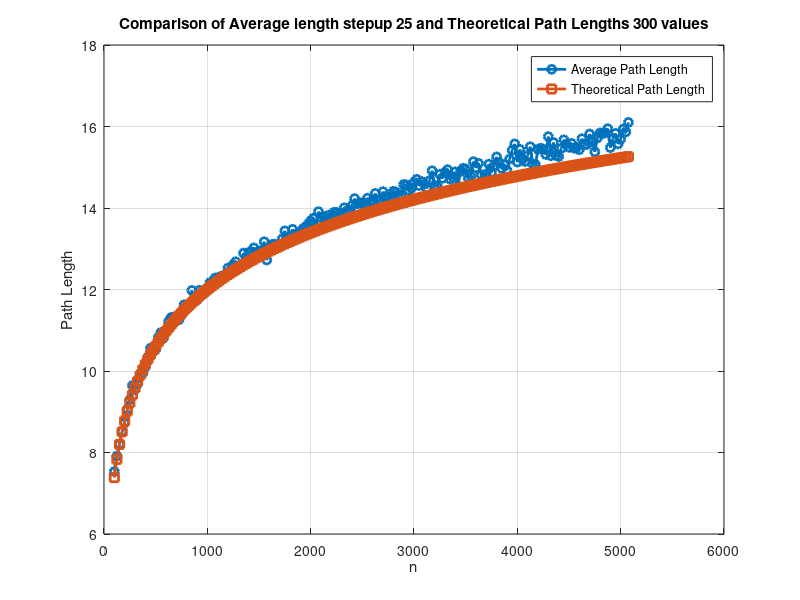

The MATLAB script that drew this image:
% Given data
data = [
    100, 7.533, 7.384960103786868;
    125, 7.913, 7.832440155680301;
    150, 8.202, 8.198057979789274;
    175, 8.512, 8.507183445446937;
    200, 8.731, 8.774960103786867;
    225, 9.059, 9.011155855791682;
    250, 9.294, 9.2224401556803;
    275, 9.643, 9.41357005369271;
    300, 9.545, 9.588057979789273;
    325, 9.685, 9.748571312002985;
    350, 9.882, 9.897183445446936;
    375, 9.945, 10.035538031682707;
    400, 10.102, 10.164960103786868;
    425, 10.341, 10.28653345312484;
    450, 10.56, 10.401155855791682;
    475, 10.53, 10.50957934747345;
    500, 10.527, 10.6124401556803;
    525, 10.824, 10.710281321449344;
    550, 10.942, 10.80357005369271;
    575, 10.808, 10.892711222706117;
    600, 10.967, 10.978057979789275;
    625, 11.216, 11.059920207573734;
    650, 11.313, 11.138571312002986;
    675, 11.323, 11.21425373179409;
    700, 11.331, 11.287183445446937;
    725, 11.256, 11.357553687014192;
    750, 11.376, 11.42553803168271;
    775, 11.624, 11.491292975224624;
    800, 11.564, 11.554960103786867;
    825, 11.592, 11.616667929695115;
    850, 11.978, 11.676533453124842;
    875, 11.727, 11.73466349734037;
    900, 11.747, 11.791155855791681;
    925, 11.982, 11.846100282011108;
    950, 11.884, 11.899579347473452;
    975, 11.92, 11.951669188005393;
    1000, 12.031, 12.0024401556803;
    1025, 12.17, 12.051957390206006;
    1050, 12.144, 12.100281321449344;
    1075, 12.281, 12.147468112822782;
    1100, 12.268, 12.19357005369271;
    1125, 12.315, 12.238635907685115;
    1150, 12.333, 12.282711222706114;
    1175, 12.332, 12.325838607618783;
    1200, 12.527, 12.368057979789272;
    1225, 12.476, 12.409406787107008;
    1250, 12.606, 12.449920207573735;
    1275, 12.682, 12.489631329127246;
    1300, 12.511, 12.528571312002985;
    1325, 12.596, 12.566769535629714;
    1350, 12.893, 12.604253731794088;
    1375, 12.703, 12.641050105586142;
    1400, 12.906, 12.677183445446936;
    1425, 12.929, 12.712677223475858;
    1450, 13.022, 12.747553687014193;
    1475, 12.895, 12.781833942399826;
    1500, 12.941, 12.815538031682708;
    1525, 12.947, 12.848685002999279;
    1550, 13.173, 12.881292975224625;
    1575, 12.723, 12.913379197451752;
    1600, 13.027, 12.944960103786867;
    1625, 13.105, 12.976051363896419;
    1650, 13.114, 13.006667929695118;
    1675, 13.083, 13.036824078523171;
    1700, 13.105, 13.066533453124837;
    1725, 13.242, 13.095809098708521;
    1750, 13.44, 13.12466349734037;
    1775, 13.221, 13.153108599898374;
    1800, 13.287, 13.181155855791683;
    1825, 13.478, 13.20881624063009;
    1850, 13.346, 13.236100282011108;
    1875, 13.314, 13.263018083576142;
    1900, 13.399, 13.289579347473452;
    1925, 13.489, 13.31579339535278;
    1950, 13.531, 13.341669188005394;
    1975, 13.602, 13.36721534375304;
    2000, 13.682, 13.3924401556803;
    2025, 13.747, 13.417351607796494;
    2050, 13.479, 13.441957390206001;
    2075, 13.911, 13.466264913359092;
    2100, 13.761, 13.490281321449345;
    2125, 13.79, 13.514013505018271;
    2150, 13.753, 13.537468112822785;
    2175, 13.825, 13.5606515630166;
    2200, 13.769, 13.583570053692709;
    2225, 13.894, 13.60622957283016;
    2250, 13.892, 13.628635907685114;
    2275, 13.873, 13.650794653663054;
    2300, 13.793, 13.672711222706116;
    2325, 14.005, 13.69439085122703;
    2350, 13.927, 13.715838607618785;
    2375, 13.952, 13.737059399366885;
    2400, 14.058, 13.758057979789275;
    2425, 14.231, 13.778838954426975;
    2450, 13.98, 13.799406787107005;
    2475, 14.124, 13.819765805697523;
    2500, 14.122, 13.839920207573734;
    2525, 14.114, 13.85987406481186;
    2550, 14.241, 13.879631329127246;
    2575, 14.15, 13.899195836571542;
    2600, 14.179, 13.918571312002985;
    2625, 14.359, 13.937761373342777;
    2650, 14.168, 13.956769535629713;
    2675, 14.194, 13.975599214884463;
    2700, 14.402, 13.994253731794087;
    2725, 14.278, 14.012736315226796;
    2750, 14.274, 14.031050105586143;
    2775, 14.237, 14.049198158013516;
    2800, 14.409, 14.067183445446936;
    2825, 14.39, 14.085008861543978;
    2850, 14.313, 14.102677223475856;
    2875, 14.322, 14.12019127459955;
    2900, 14.577, 14.137553687014192;
    2925, 14.566, 14.154767064007801;
    2950, 14.431, 14.171833942399823;
    2975, 14.484, 14.188756794784906;
    3000, 14.63, 14.205538031682705;
    3025, 14.704, 14.222180003598554;
    3050, 14.549, 14.238685002999278;
    3075, 14.649, 14.25505526620841;
    3100, 14.588, 14.271292975224624;
    3125, 14.483, 14.287400259467168;
    3150, 14.669, 14.303379197451749;
    3175, 14.914, 14.319231818400178;
    3200, 14.555, 14.334960103786868;
    3225, 14.535, 14.350565988825187;
    3250, 14.83, 14.366051363896416;
    3275, 14.729, 14.381418075923923;
       3300, 14.869, 14.396667929695118;
    3325, 14.941, 14.411802689133522;
    3350, 14.707, 14.42682407852317;
    3375, 14.758, 14.44173378368752;
    3400, 14.889, 14.45653345312484;
    3425, 14.528, 14.471224699101997;
    3450, 14.895, 14.485809098708524;
    3475, 14.974, 14.500288194872544;
    3500, 14.958, 14.51466349734037;
    3525, 14.736, 14.528936483621193;
    3550, 14.787, 14.543108599898373;
    3575, 15.138, 14.557181261908829;
    3600, 14.987, 14.571155855791682;
    3625, 15.095, 14.585033738907628;
    3650, 14.813, 14.598816240630091;
    3675, 14.705, 14.612504663109414;
    3700, 14.835, 14.626100282011107;
    3725, 15.078, 14.639604347229271;
    3750, 14.872, 14.653018083576141;
    3775, 15.041, 14.666342691448728;
    3800, 15.254, 14.679579347473451;
    3825, 15.108, 14.692729205129654;
    3850, 14.97, 14.70579339535278;
    3875, 15.065, 14.71877302711806;
    3900, 14.926, 14.731669188005393;
    3925, 15.201, 14.74448294474623;
    3950, 15.417, 14.75721534375304;
    3975, 15.574, 14.769867411632122;
    4000, 15.127, 14.7824401556803;
    4025, 15.439, 14.794934564366185;
    4050, 15.196, 14.807351607796496;
    4075, 15.14, 14.819692238168065;
    4100, 15.285, 14.831957390206002;
    4125, 15.504, 14.844147981588554;
    4150, 15.076, 14.856264913359093;
    4175, 15.064, 14.868309070325799;
    4200, 15.44, 14.880281321449344;
    4225, 15.467, 14.8921825202191;
    4250, 15.445, 14.904013505018272;
    4275, 15.314, 14.915775099478266;
    4300, 15.752, 14.927468112822782;
    4325, 15.281, 14.939093340201913;
    4350, 15.607, 14.950651563016597;
    4375, 15.293, 14.962143549233806;
    4400, 15.263, 14.973570053692713;
    4425, 15.463, 14.984931818402233;
    4450, 15.674, 14.996229572830162;
    4475, 15.564, 15.007464034184183;
    4500, 15.489, 15.018635907685114;
    4525, 15.585, 15.02974588683252;
    4550, 15.467, 15.040794653663054;
    4575, 15.485, 15.051782879001687;
    4600, 15.431, 15.062711222706119;
    4625, 15.702, 15.073580333904543;
    4650, 15.559, 15.08439085122703;
    4675, 15.56, 15.095143403030681;
    4700, 15.816, 15.10583860761878;
    4725, 15.656, 15.116477073454158;
    4750, 15.377, 15.127059399366884;
    4775, 15.717, 15.137586174756558;
    4800, 15.841, 15.148057979789277;
    4825, 15.829, 15.1584753855895;
    4850, 15.842, 15.168838954426976;
    4875, 15.946, 15.179149239898825;
    4900, 15.482, 15.189406787107005;
    4925, 15.702, 15.199612132831229;
    4950, 15.831, 15.209765805697524;
    4975, 15.572, 15.21986832634254;
    5000, 15.687, 15.229920207573736;
    5025, 15.937, 15.23992195452558;
    5050, 15.867, 15.249874064811861;
    5075, 16.1, 15.25977702867426;
];
% Extracting columns
n_values = data(:, 1);
avg_path_lengths = data(:, 2);
theoretical_path_lengths = data(:, 3);

% Plotting the data
figure;
plot(n_values, avg_path_lengths, 'o-', 'LineWidth', 2, 'DisplayName', 'Average Path Length');
hold on;
plot(n_values, theoretical_path_lengths, 's-', 'LineWidth', 2, 'DisplayName', 'Theoretical Path Length');
xlabel('n');
ylabel('Path Length');
title('Comparison of Average length stepup 25 and Theoretical Path Lengths 300 values');
legend('Average Path Length', 'Theoretical Path Length');
grid on;